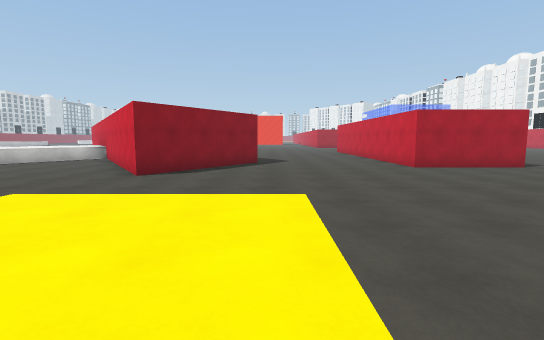
view 1 (above)

13 first-person views from a walk through a scene from a Unity 3-D project. The camera is 1.5 m above the floor, tilts 6° down and sees 85° across. The floor is counted in squares, 2 m on a side. Each view is taken from the middle of a square. On the plan, view 1 faces up. The plan holds only what a view shows up to about 10 squares ahead; the rest is blank. The place goes on beyond the plan. Surface patterns are stand-ins for the level's own textures.

view 2
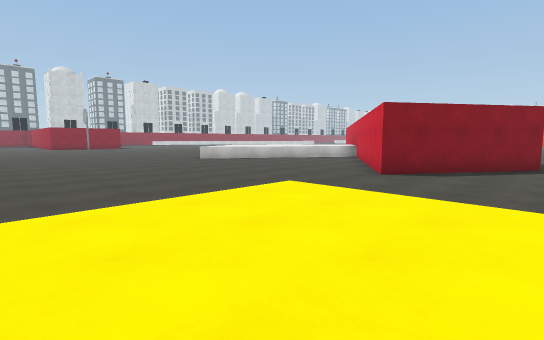

view 3
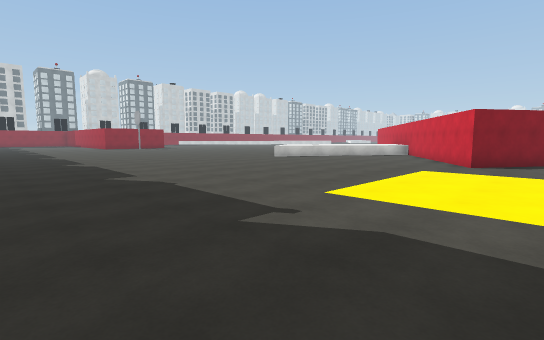

view 4
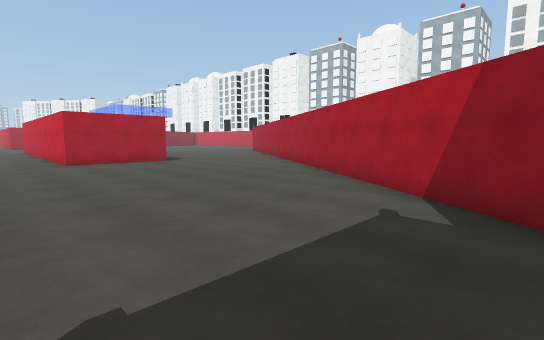

view 5
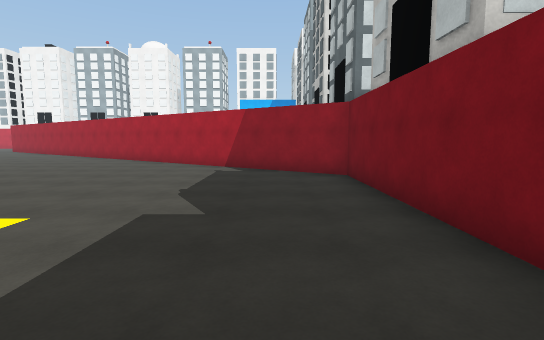

view 6
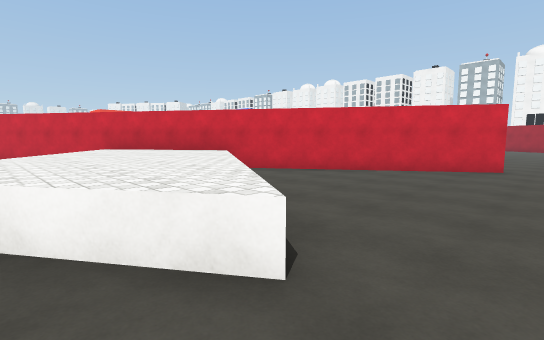

view 7
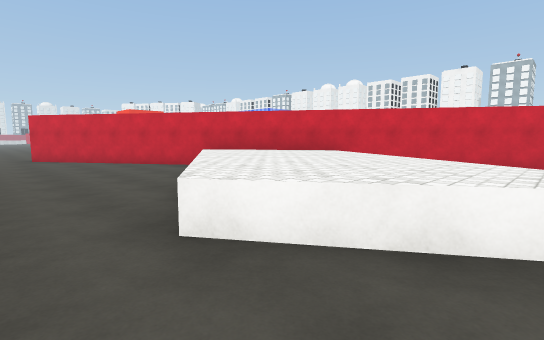

view 8
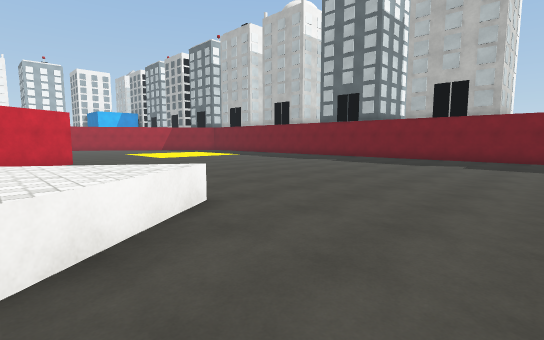

view 9
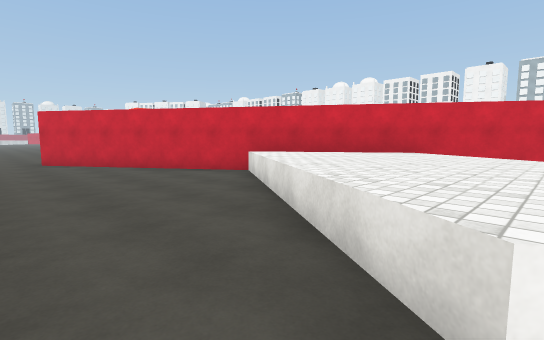

view 10
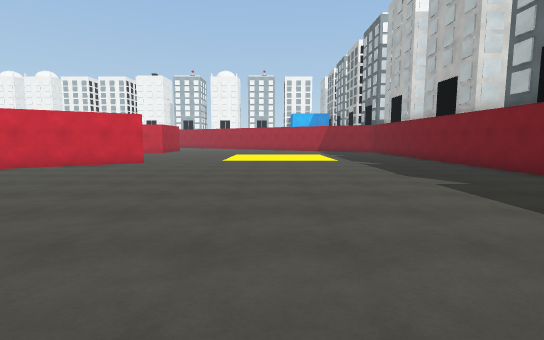

view 11
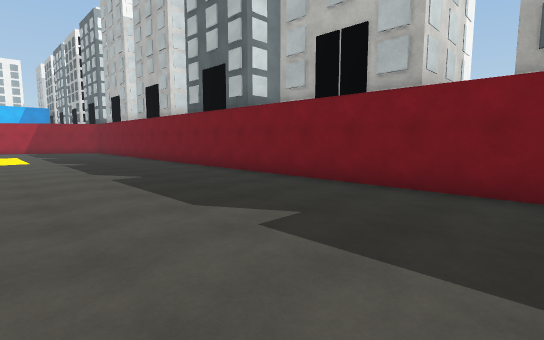

view 12
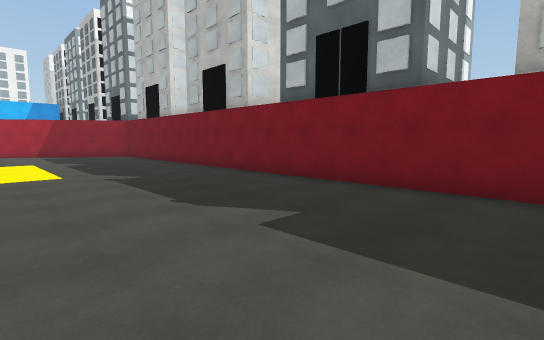

view 13
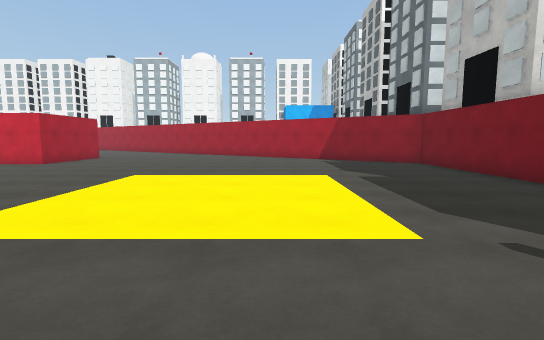

### Floor plan
Key: @ floor where view 1 was taken; # wall or solid block; . main floor; : floor 0.25 m higher than the main floor; / step, stairs or slope; = window, fence, low wall or low ledge; ^ raised ledge.
Columns run from 13 left of view 1 to 10 right of it. Each row starts with its distance up from view 1.
 20  .#
 19 ..##
 18 ...#
 17 ...##
 16 ....##
 15 .....#
 14 .....#
 13 ....^^^
 12 ...^^^^^
 11 ...^^^^##
 10 ..^^^^..##  #....#
  9 .^^^^^...# ##....#
  8 ..^^^....###.....###.
  7 ...^......##..........
  6 ...=......#...........
  5 .......................#
  4 .......................#
  3 ........../:::........##
  2 ........../:::.......##
  1 ........../:::.......#
  0 ..........///@......##
 -1 ...................##
 -2 ...................#
 -3 ..................##
 -4 ## # ##### # ######

Positions as (right, up) in squares from view 1, and headings:
1: (0, 0), facing up
2: (0, 0), facing up-left
3: (-1, -3), facing up-left
4: (2, -2), facing up-right
5: (-2, -2), facing right
6: (-11, 5), facing up-right
7: (-13, 7), facing up-right
8: (-13, 8), facing down-right
9: (-13, 9), facing up-right
10: (-12, 2), facing right
11: (-13, 1), facing down-right
12: (-9, 1), facing down-right
13: (-5, 1), facing right
